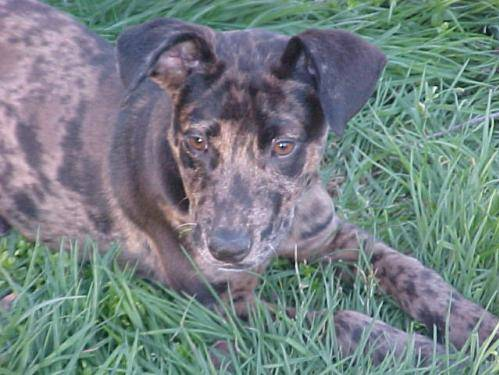
#> input picture ourProject/algorithm/knn/photo/train/0/dog.3143.jpg, 499 x 375 px; its folder holds 2 pictures in this run
$ python -i knn.py   (imports and definitions only)
#> lines starting #> are read from the running program, lines starting #| are printed output that depends on the picture; pictures that were not available may be replaced by others from this repository, and a replacement may not be noted
import datetime
import glob

# starttime = datetime.datetime.now()

import numpy as np
from sklearn.model_selection import train_test_split
from sklearn.metrics import confusion_matrix, classification_report
import os
import cv2

acc = 0.0
runtime = 0.0

# X_train = []
# y_train = []

path='backer/algorithm/knn/photo/train/'
path1='backer/algorithm/knn/photo/test/'
# [66 lines of commented-out code are left out]

class KNN:
    def __init__(self, train_data, train_label, test_data):
        self.train_data = train_data
        self.train_label = train_label
        self.test_data = test_data

    def knnclassify(self):
        num_train = (self.train_data).shape[0]
        num_test = (self.test_data).shape[0]
        labels = []
        for i in range(num_test):
            y = []
            for j in range(num_train):
                dis = np.sum(np.square((self.train_data)[j] - (self.test_data)[i]))
                y.append(dis)
            labels.append(self.train_label[y.index(min(y))])
        labels = np.array(labels)
        return labels


# [21 lines of commented-out code are left out]


def knnTest():
    X_train = []
    y_train = []
    X_test = []
    y_test = []
    # [4 lines of commented-out code are left out]
    print("进入算法")
    global path,path1
    starttime = datetime.datetime.now()
    cate = [path + x for x in os.listdir(path) if os.path.isdir(path + x)]
    cate1 = [path1 + x for x in os.listdir(path1) if os.path.isdir(path1 + x)]
    for idx, folder in enumerate(cate):
        for im in glob.glob(folder + '/*.jpg'):
            # 打开一张图片并灰度化
            Images = cv2.imread(im)
#> Images is the input picture: shape (375, 499, 3); mean B, G, R 130.8, 129.2, 116.3
            image = cv2.resize(Images, (256, 256), interpolation=cv2.INTER_CUBIC)
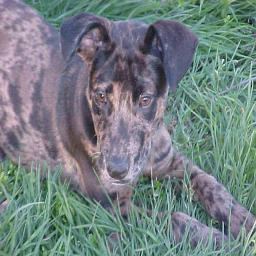
#> image: shape (256, 256, 3); mean B, G, R 130.8, 129.2, 116.3
            hist = cv2.calcHist([image], [0, 1], None, [256, 256], [0.0, 255.0, 0.0, 255.0])
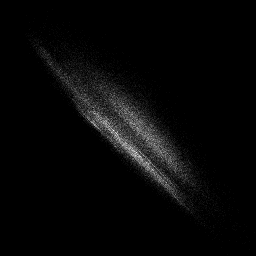
#> hist: shape (256, 256) float32; min 0, max 36, mean 1; drawn with min black and max white
            X_train.append((hist / 255).flatten())
            y_train.append(idx)
#> pass 2 of the loop in knnTest, `for idx, folder in enumerate(cate):`:
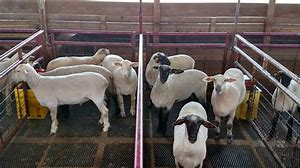
#> input picture ourProject/algorithm/knn/photo/train/1/sheep380.jpg, 300 x 168 px
#> in knnTest, Images is the input picture: shape (168, 300, 3); mean B, G, R 84.4, 87.3, 96.4
#> in knnTest, `image = cv2.resize(Images, (256, 256), interpolation=cv2.INTER_CUBIC)`:
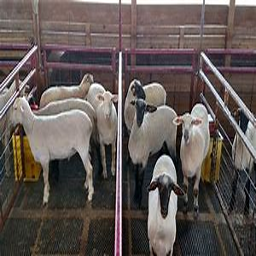
#> image: shape (256, 256, 3); mean B, G, R 84.4, 87.3, 96.4
#> in knnTest, `hist = cv2.calcHist([image], [0, 1], None, [256, 256], [0.0, 255.0, 0...`:
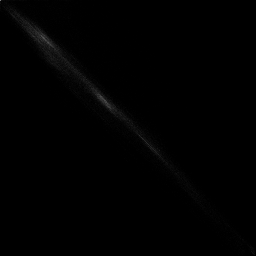
#> hist: shape (256, 256) float32; min 0, max 123, mean 1
    X_train = np.array(X_train)
    y_train = np.array(y_train)
    print('this is X_train %s' % X_train)
    print('this is y_train %s' % y_train)
    for idx, folder in enumerate(cate1):
        print('enter cate1 %s' % enumerate(cate1))
        for im in glob.glob(folder + '/*.jpg'):
            print('reading image :' + im)
            # 打开一张图片并灰度化
            Images = cv2.imread(im)
            image = cv2.resize(Images, (256, 256), interpolation=cv2.INTER_CUBIC)
            hist = cv2.calcHist([image], [0, 1], None, [256, 256], [0.0, 255.0, 0.0, 255.0])
            X_test.append((hist / 255).flatten())
            y_test.append(idx)
    X_test = np.array(X_test)
    y_test = np.array(y_test)
    print('this is X_test %s' % X_test)
    print(y_test)

    knn = KNN(X_train, y_train, X_test)
    predictions_labels = knn.knnclassify()

    print('this is predict:%s' % predictions_labels)

    print(confusion_matrix(y_test, predictions_labels))
#> (the run stopped early here; a loop or call above may not have finished)
